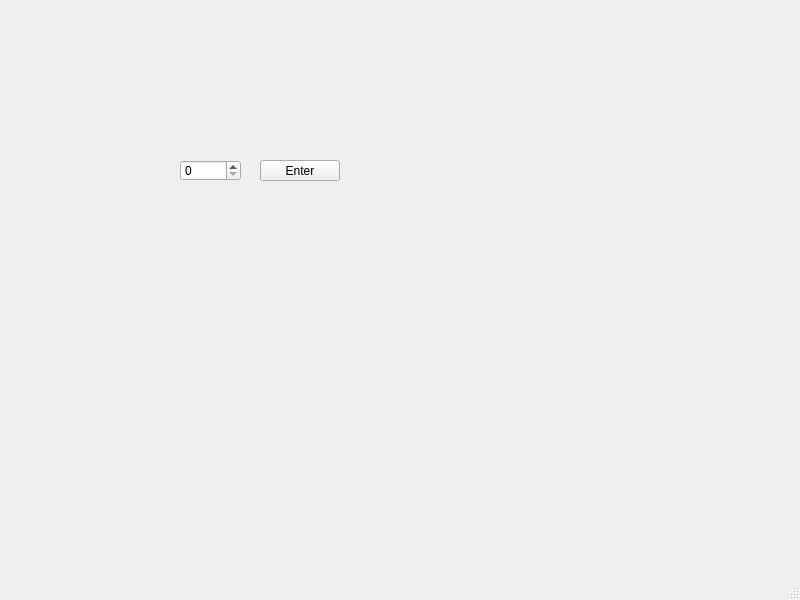
<?xml version="1.0" encoding="UTF-8"?>
<ui version="4.0">
 <class>MainWindow</class>
 <widget class="QMainWindow" name="MainWindow">
  <property name="geometry">
   <rect>
    <x>0</x>
    <y>0</y>
    <width>800</width>
    <height>600</height>
   </rect>
  </property>
  <property name="windowTitle">
   <string>MainWindow</string>
  </property>
  <widget class="QWidget" name="centralwidget">
   <widget class="QSpinBox" name="spinBox">
    <property name="geometry">
     <rect>
      <x>180</x>
      <y>160</y>
      <width>61</width>
      <height>21</height>
     </rect>
    </property>
    <property name="maximum">
     <number>6</number>
    </property>
   </widget>
   <widget class="QPushButton" name="pushButton">
    <property name="geometry">
     <rect>
      <x>260</x>
      <y>160</y>
      <width>80</width>
      <height>21</height>
     </rect>
    </property>
    <property name="text">
     <string>Enter</string>
    </property>
   </widget>
  </widget>
  <widget class="QMenuBar" name="menubar">
   <property name="geometry">
    <rect>
     <x>0</x>
     <y>0</y>
     <width>800</width>
     <height>20</height>
    </rect>
   </property>
  </widget>
  <widget class="QStatusBar" name="statusbar"/>
 </widget>
 <resources/>
 <connections/>
</ui>
